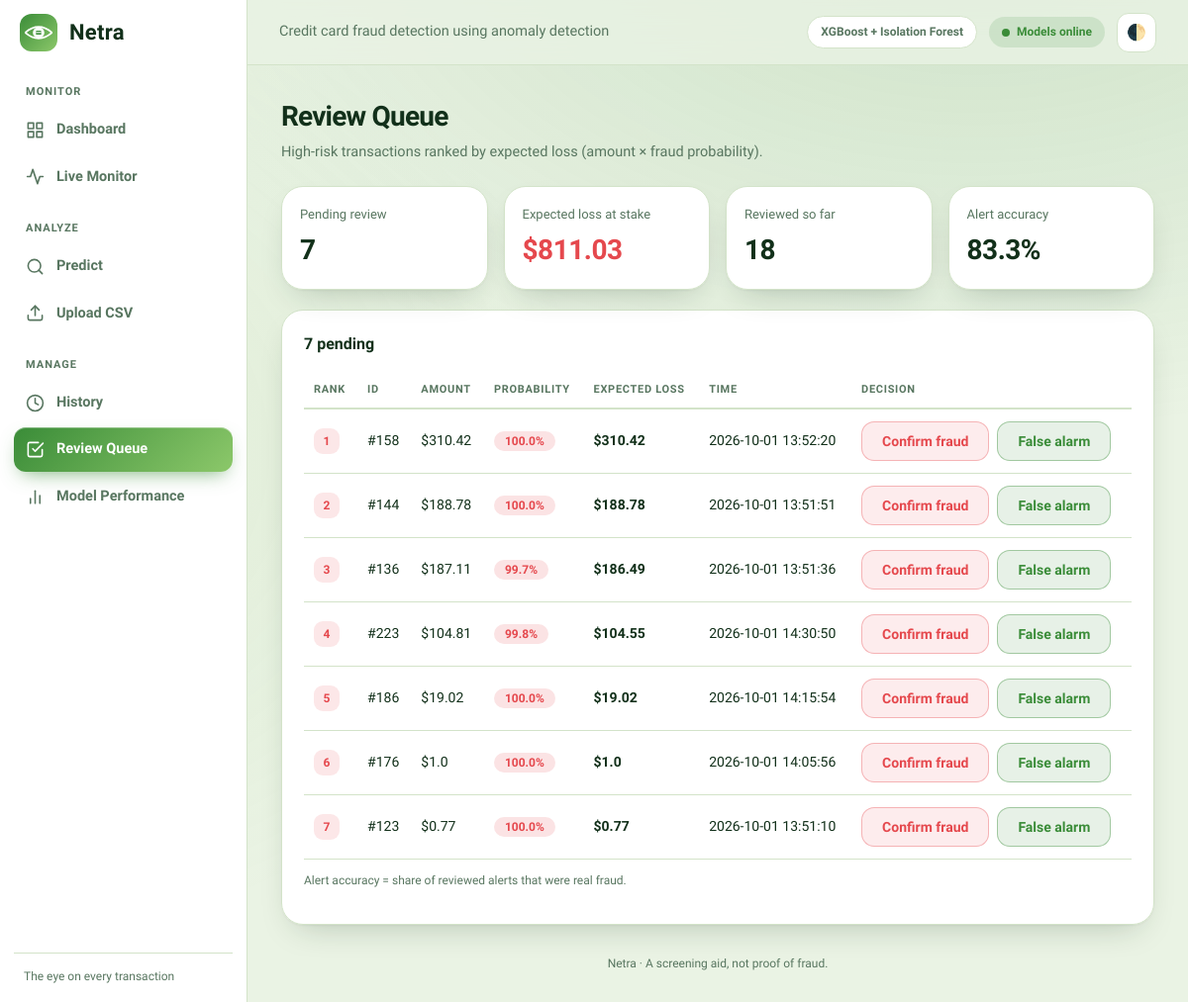
The page /review on the database as committed earlier.
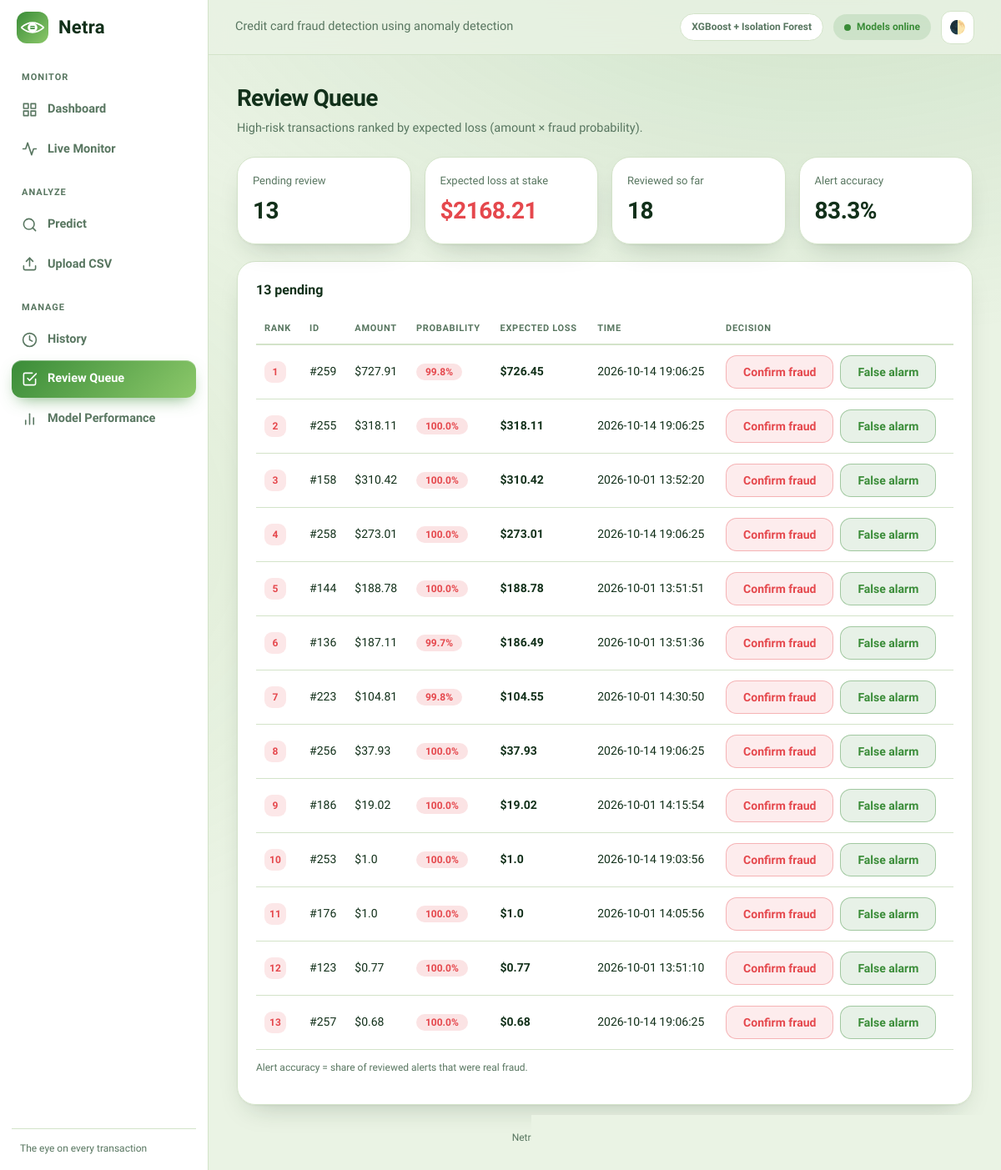
The same page on the database as committed later.
### tables this page shows
CREATE TABLE transactions (
        id INTEGER PRIMARY KEY AUTOINCREMENT,
        amount REAL,
        prediction TEXT,
        probability REAL,
        risk_level TEXT,
        review_status TEXT,
        created_at TEXT);

### app.py (the view)
@app.route('/review', methods=['GET', 'POST'])
def review():
    if request.method == 'POST':
        try:
            update_review(int(request.form['id']), request.form['status'])
        except (ValueError, KeyError):
            pass
        return redirect('/review')
    rows = get_review_queue()
    for r in rows:
        r['loss'] = round(r['amount'] * r['probability'], 2)
    rows.sort(key=lambda r: r['loss'], reverse=True)
    return render_template('review.html', rows=rows, c=get_review_counts())

### modules/database.py (called while the page is built, shortened)
def _connect():
    os.makedirs(os.path.dirname(DB_PATH), exist_ok=True)
    conn = sqlite3.connect(DB_PATH, timeout=10)
    conn.row_factory = sqlite3.Row
    return conn

@contextmanager
def db():
    conn = _connect()
    try:
        yield conn
        conn.commit()
    finally:
        conn.close()

def init_db():
    global _READY
    if _READY:
        return

def get_review_queue():
    init_db()
    with db() as conn:
        rows = conn.execute(
            "SELECT * FROM transactions WHERE review_status = 'Pending' ORDER BY id DESC"
        ).fetchall()
    return [dict(r) for r in rows]

def get_review_counts():
    init_db()
    with db() as conn:
        rows = conn.execute('''SELECT review_status, COUNT(*) AS n FROM transactions
                               GROUP BY review_status''').fetchall()
        loss = conn.execute('''SELECT COALESCE(SUM(amount * probability), 0) AS s
                               FROM transactions WHERE review_status = 'Pending' ''').fetchone()['s']
    c = {r['review_status']: r['n'] for r in rows}
    return {'pending': c.get('Pending', 0), 'confirmed': c.get('Confirmed Fraud', 0),
            'false_alarm': c.get('False Alarm', 0), 'loss': round(loss, 2)}

### templates/review.html (shortened to what this page needs)
{% extends 'base.html' %}
{% block content %}
<div class="page-head"><h1>Review Queue</h1>
  <p>High-risk transactions ranked by expected loss (amount × fraud probability).</p></div>
{% set done = c.confirmed + c.false_alarm %}
<div class="stats four">
  <div class="stat"><span>Pending review</span><b>{{ c.pending }}</b></div>
  <div class="stat"><span>Expected loss at stake</span><b class="r">${{ c.loss }}</b></div>
  <div class="stat"><span>Reviewed so far</span><b>{{ done }}</b></div>
  <div class="stat"><span>Alert accuracy</span>
    <b>{% if done %}{{ (100 * c.confirmed / done)|round(1) }}%{% else %}-{% endif %}</b></div>
</div>
<div class="card">
  <h3>{{ rows|length }} pending</h3>
  <table>
    <tr><th>Rank</th><th>ID</th><th>Amount</th><th>Probability</th><th>Expected loss</th><th>Time</th><th>Decision</th></tr>
    {% for r in rows %}
    <tr><td><span class="rank">{{ loop.index }}</span></td><td>#{{ r.id }}</td><td>${{ r.amount }}</td>
      <td><span class="badge high">{{ (r.probability * 100)|round(1) }}%</span></td>
      <td><b>${{ r.loss }}</b></td><td>{{ r.created_at }}</td>
      <td>
        <form method="post" class="inline">
          <button name="status" value="Confirmed Fraud" class="btn red">Confirm fraud</button>
          <button name="status" value="False Alarm" class="btn green">False alarm</button>
        </form>
      </td></tr>
    {% else %}<tr><td colspan="7" class="muted">Nothing to review right now.</td></tr>{% endfor %}
  </table>
  <p class="muted small">Alert accuracy = share of reviewed alerts that were real fraud.</p>
</div>
{% endblock %}

### templates/base.html (shortened to what this page needs)
<!DOCTYPE html>
<html lang="en">
<head>
  <link rel="stylesheet" href="{{ url_for('static', filename='style.css') }}">
</head>
<body>
  <aside class="sidebar">
    <div class="brand" onclick="location.href='/'" style="cursor:pointer"><span class="chip-logo">{% include '_logo.html' %}</span>Netra</div>
    <small class="nav-title">Monitor</small>
    <a href="/dashboard" class="{{ 'active' if request.path == '/dashboard' }}"><svg class="ic" viewBox="0 0 24 24"><rect x="3" y="3" width="7" height="7"/><rect x="14" y="3" width="7" height="7"/><rect x="14" y="14" width="7" height="7"/><rect x="3" y="14" width="7" height="7"/></svg>Dashboard</a>
    <a href="/live" class="{{ 'active' if request.path == '/live' }}"><svg class="ic" viewBox="0 0 24 24"><polyline points="22 12 18 12 15 21 9 3 6 12 2 12"/></svg>Live Monitor</a>
    <small class="nav-title">Analyze</small>
    <a href="/predict" class="{{ 'active' if request.path == '/predict' }}"><svg class="ic" viewBox="0 0 24 24"><circle cx="11" cy="11" r="8"/><line x1="21" y1="21" x2="16.65" y2="16.65"/></svg>Predict</a>
    <a href="/upload" class="{{ 'active' if request.path == '/upload' }}"><svg class="ic" viewBox="0 0 24 24"><path d="M21 15v4a2 2 0 0 1-2 2H5a2 2 0 0 1-2-2v-4"/><polyline points="17 8 12 3 7 8"/><line x1="12" y1="3" x2="12" y2="15"/></svg>Upload CSV</a>
    <small class="nav-title">Manage</small>
    <a href="/history" class="{{ 'active' if request.path == '/history' }}"><svg class="ic" viewBox="0 0 24 24"><circle cx="12" cy="12" r="10"/><polyline points="12 6 12 12 16 14"/></svg>History</a>
    <a href="/review" class="{{ 'active' if request.path == '/review' }}"><svg class="ic" viewBox="0 0 24 24"><polyline points="9 11 12 14 22 4"/><path d="M21 12v7a2 2 0 0 1-2 2H5a2 2 0 0 1-2-2V5a2 2 0 0 1 2-2h11"/></svg>Review Queue</a>
    <a href="/performance" class="{{ 'active' if request.path == '/performance' }}"><svg class="ic" viewBox="0 0 24 24"><line x1="18" y1="20" x2="18" y2="10"/><line x1="12" y1="20" x2="12" y2="4"/><line x1="6" y1="20" x2="6" y2="14"/></svg>Model Performance</a>
    <div class="side-foot">The eye on every transaction</div>
  </aside>
  <header class="topbar">
    <div class="tb-left">
      <span class="crumb">Credit card fraud detection using anomaly detection</span>
    </div>
    <div class="tb-right">
      <a href="/performance" class="chip info" title="The two models behind Netra">XGBoost + Isolation Forest</a>
      <span class="chip" id="status"><i class="dot"></i><span id="status-text">Checking...</span></span>
      <button class="icon-btn" id="theme" title="Dark / light">🌓</button>
    </div>
  </header>
  <main>{% block content %}{% endblock %}
    <footer>Netra · A screening aid, not proof of fraud.</footer>
  </main>
</body>
</html>

Rows that differ between the two databases and show on the page:
added transactions: id "259", amount "727.91", (r.probability*100)|round(1) "99.8", loss "726.45", created_at "2026-10-14 19:06:25"
added transactions: id "255", amount "318.11", (r.probability*100)|round(1) "100.0", loss "318.11", created_at "2026-10-14 19:06:25"
added transactions: id "258", amount "273.01", (r.probability*100)|round(1) "100.0", loss "273.01", created_at "2026-10-14 19:06:25"
added transactions: id "256", amount "37.93", (r.probability*100)|round(1) "100.0", loss "37.93", created_at "2026-10-14 19:06:25"
added transactions: id "253", amount "1.0", (r.probability*100)|round(1) "100.0", loss "1.0", created_at "2026-10-14 19:03:56"
added transactions: id "257", amount "0.68", (r.probability*100)|round(1) "100.0", loss "0.68", created_at "2026-10-14 19:06:25"
Other text that changed with them:
{{ c.pending }}: "7" → "13"
{{ c.loss }}: "811.03" → "2168.21"
{{ rows|length }}: "7" → "13"
